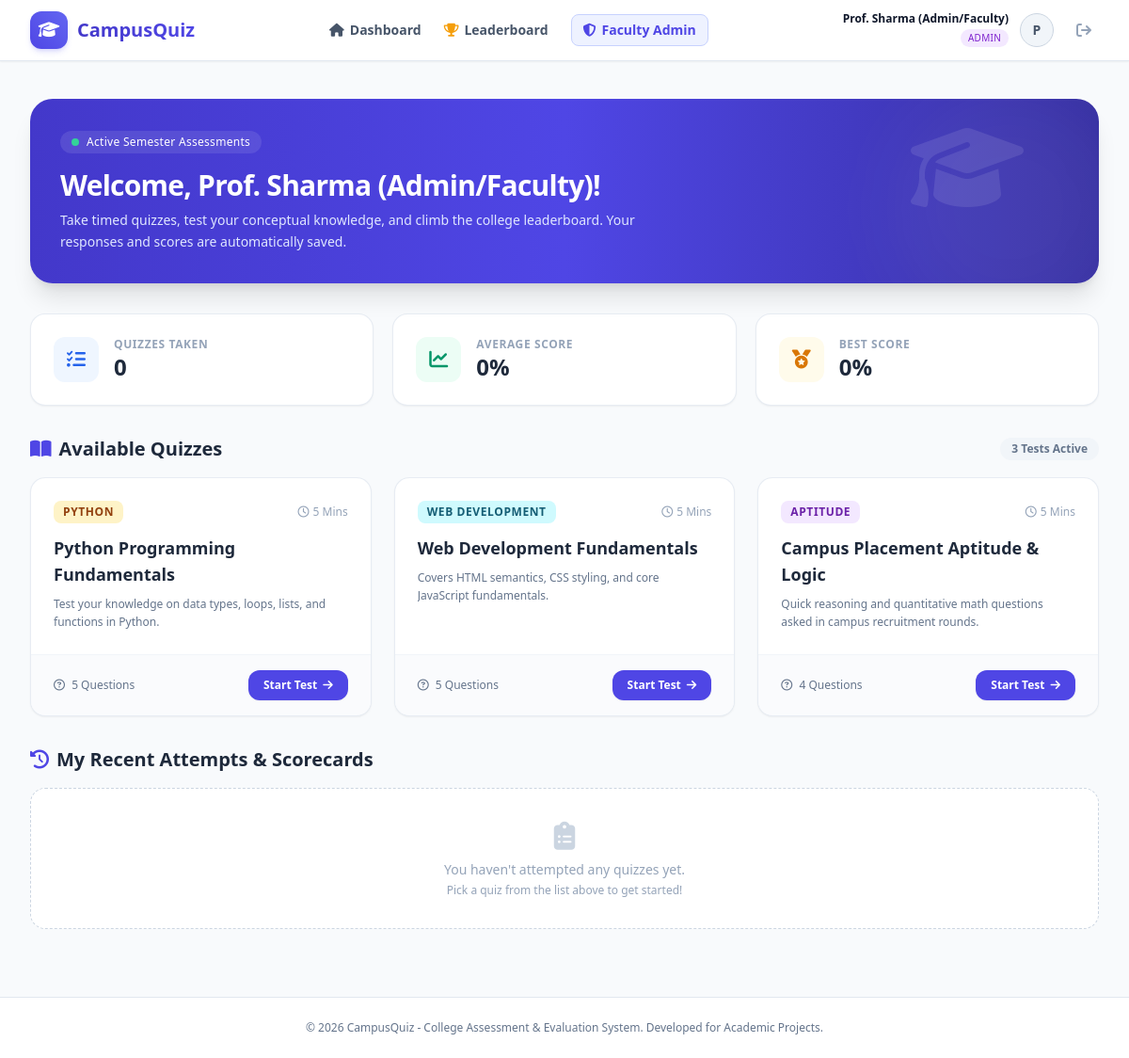
The app's page /dashboard (signed in) with its own data.
### tables this page shows
CREATE TABLE users (
        id INTEGER PRIMARY KEY AUTOINCREMENT,
        username TEXT UNIQUE NOT NULL,
        full_name TEXT NOT NULL,
        email TEXT UNIQUE NOT NULL,
        password_hash TEXT NOT NULL,
        role TEXT NOT NULL DEFAULT 'student',
        created_at TIMESTAMP DEFAULT CURRENT_TIMESTAMP
    );

CREATE TABLE quizzes (
        id INTEGER PRIMARY KEY AUTOINCREMENT,
        title TEXT NOT NULL,
        category TEXT NOT NULL,
        description TEXT,
        duration_minutes INTEGER NOT NULL DEFAULT 10,
        created_by INTEGER,
        created_at TIMESTAMP DEFAULT CURRENT_TIMESTAMP,
        FOREIGN KEY (created_by) REFERENCES users(id)
    );

### app.py (the view)
@app.route('/dashboard')
@login_required
def dashboard():
    conn = get_db()
    cursor = conn.cursor()
    cursor.execute("""
    SELECT q.*, u.full_name as author_name,
           (SELECT COUNT(*) FROM questions WHERE quiz_id = q.id) as question_count
    FROM quizzes q
    LEFT JOIN users u ON q.created_by = u.id
    ORDER BY q.created_at DESC
    """)
    quizzes = cursor.fetchall()
    cursor.execute("""
    SELECT a.*, q.title as quiz_title, q.category
    FROM attempts a
    JOIN quizzes q ON a.quiz_id = q.id
    WHERE a.user_id = ?
    ORDER BY a.completed_at DESC
    """, (session['user_id'],))
    my_attempts = cursor.fetchall()
    total_quizzes_taken = len(my_attempts)
    avg_score = round(sum(att['percentage'] for att in my_attempts) / total_quizzes_taken, 1) if total_quizzes_taken > 0 else 0
    best_score = max((att['percentage'] for att in my_attempts), default=0)
    conn.close()
    return render_template('dashboard.html',
                           quizzes=quizzes,
                           my_attempts=my_attempts,
                           total_quizzes_taken=total_quizzes_taken,
                           avg_score=avg_score,
                           best_score=best_score)

### app.py (called while the page is built)
def login_required(f):
    @wraps(f)
    def decorated_function(*args, **kwargs):
        if 'user_id' not in session:
            flash('Please log in to access this page.', 'warning')
            return redirect(url_for('login'))
        return f(*args, **kwargs)
    return decorated_function

### database.py (called while the page is built)
def get_db():
    conn = sqlite3.connect(DB_PATH)
    conn.row_factory = sqlite3.Row
    conn.execute("PRAGMA foreign_keys = ON")
    return conn

### templates/dashboard.html (shortened to what this page needs)
{% extends "base.html" %}
{% block content %}
<div class="space-y-8">
    <div class="bg-gradient-to-r from-brand-700 via-indigo-600 to-indigo-800 rounded-3xl p-8 text-white shadow-xl relative overflow-hidden">
        <div class="relative z-10 max-w-2xl">
            <div class="inline-flex items-center space-x-2 px-3 py-1 bg-white/10 backdrop-blur-md rounded-full text-xs font-medium tracking-wide mb-4">
                <span class="w-2 h-2 rounded-full bg-emerald-400 animate-pulse"></span>
                <span>Active Semester Assessments</span>
            </div>
            <h1 class="text-3xl font-extrabold tracking-tight">Welcome, {{ session.get('full_name') }}!</h1>
            <p class="mt-2 text-indigo-100 text-sm leading-relaxed">
                Take timed quizzes, test your conceptual knowledge, and climb the college leaderboard. Your responses and scores are automatically saved.
            </p>
        </div>
        <div class="absolute -right-8 -bottom-12 w-64 h-64 rounded-full bg-white/5 blur-2xl pointer-events-none"></div>
        <div class="absolute right-20 top-6 text-white/10 text-8xl pointer-events-none">
            <i class="fa-solid fa-graduation-cap"></i>
        </div>
    </div>
    <div class="grid grid-cols-1 md:grid-cols-3 gap-5">
        <div class="bg-white p-6 rounded-2xl border border-slate-200/80 shadow-sm flex items-center space-x-4">
            <div class="w-12 h-12 rounded-xl bg-blue-50 text-blue-600 flex items-center justify-center text-xl font-bold">
                <i class="fa-solid fa-list-check"></i>
            </div>
            <div>
                <p class="text-xs font-semibold text-slate-400 uppercase tracking-wider">Quizzes Taken</p>
                <p class="text-2xl font-bold text-slate-800">{{ total_quizzes_taken }}</p>
            </div>
        </div>
        <div class="bg-white p-6 rounded-2xl border border-slate-200/80 shadow-sm flex items-center space-x-4">
            <div class="w-12 h-12 rounded-xl bg-emerald-50 text-emerald-600 flex items-center justify-center text-xl font-bold">
                <i class="fa-solid fa-chart-line"></i>
            </div>
            <div>
                <p class="text-xs font-semibold text-slate-400 uppercase tracking-wider">Average Score</p>
                <p class="text-2xl font-bold text-slate-800">{{ avg_score }}%</p>
            </div>
        </div>
        <div class="bg-white p-6 rounded-2xl border border-slate-200/80 shadow-sm flex items-center space-x-4">
            <div class="w-12 h-12 rounded-xl bg-amber-50 text-amber-600 flex items-center justify-center text-xl font-bold">
                <i class="fa-solid fa-medal"></i>
            </div>
            <div>
                <p class="text-xs font-semibold text-slate-400 uppercase tracking-wider">Best Score</p>
                <p class="text-2xl font-bold text-slate-800">{{ best_score }}%</p>
            </div>
        </div>
    </div>
    <div class="space-y-4">
        <div class="flex items-center justify-between">
            <h2 class="text-xl font-bold text-slate-800 flex items-center space-x-2">
                <i class="fa-solid fa-book-open text-brand-600"></i>
                <span>Available Quizzes</span>
            </h2>
            <span class="text-xs font-semibold text-slate-500 bg-slate-100 px-3 py-1 rounded-full">
                {{ quizzes|length }} Tests Active
            </span>
        </div>
        <div class="grid grid-cols-1 md:grid-cols-3 gap-6">
            {% for q in quizzes %}
            <div class="bg-white rounded-2xl border border-slate-200/80 shadow-sm hover:shadow-md transition-all flex flex-col justify-between overflow-hidden group">
                <div class="p-6">
                    <div class="flex items-center justify-between mb-3">
                        <span class="text-xs font-bold uppercase tracking-wider px-2.5 py-1 rounded-lg
                            {% if q.category == 'Python' %}bg-amber-100 text-amber-800
                            {% elif q.category == 'Web Development' %}bg-cyan-100 text-cyan-800
                            {% elif q.category == 'Aptitude' %}bg-purple-100 text-purple-800
                            {% else %}bg-indigo-100 text-indigo-800{% endif %}">
                            {{ q.category }}
                        </span>
                        <span class="text-xs text-slate-400 flex items-center">
                            <i class="fa-regular fa-clock mr-1"></i> {{ q.duration_minutes }} Mins
                        </span>
                    </div>
                    <h3 class="text-lg font-bold text-slate-800 group-hover:text-brand-600 transition">{{ q.title }}</h3>
                    <p class="text-xs text-slate-500 mt-2 line-clamp-2 leading-relaxed">
                        {{ q.description or 'Test your core concepts and evaluate performance.' }}
                    </p>
                </div>
                <div class="px-6 py-4 bg-slate-50/70 border-t border-slate-100 flex items-center justify-between">
                    <span class="text-xs font-medium text-slate-500">
                        <i class="fa-regular fa-circle-question mr-1"></i> {{ q.question_count }} Questions
                    </span>
                    <a href="{{ url_for('start_quiz', quiz_id=q.id) }}"
                       class="px-4 py-2 bg-brand-600 hover:bg-brand-700 text-white text-xs font-semibold rounded-xl shadow-sm transition flex items-center space-x-1.5">
                        <span>Start Test</span>
                        <i class="fa-solid fa-arrow-right"></i>
                    </a>
                </div>
            </div>
            {% endfor %}
        </div>
    </div>
    <div class="space-y-4">
        <h2 class="text-xl font-bold text-slate-800 flex items-center space-x-2">
            <i class="fa-solid fa-clock-rotate-left text-brand-600"></i>
            <span>My Recent Attempts & Scorecards</span>
        </h2>
        {% if my_attempts %}
        <div class="bg-white rounded-2xl border border-slate-200/80 shadow-sm overflow-hidden">
            <div class="overflow-x-auto">
                <table class="w-full text-left text-sm">
                    <thead class="bg-slate-50 border-b border-slate-200 text-slate-500 uppercase text-[11px] font-semibold tracking-wider">
                        <tr>
                            <th class="py-3.5 px-6">Quiz Title</th>
                            <th class="py-3.5 px-6">Subject</th>
                            <th class="py-3.5 px-6">Score</th>
                            <th class="py-3.5 px-6">Percentage</th>
                            <th class="py-3.5 px-6">Time Taken</th>
                            <th class="py-3.5 px-6">Date</th>
                            <th class="py-3.5 px-6 text-right">Action</th>
                        </tr>
                    </thead>
                    <tbody class="divide-y divide-slate-100">
                        {% for att in my_attempts %}
                        <tr class="hover:bg-slate-50/60 transition">
                            <td class="py-4 px-6 font-semibold text-slate-800">{{ att.quiz_title }}</td>
                            <td class="py-4 px-6">
                                <span class="text-xs font-medium px-2.5 py-0.5 rounded-full bg-slate-100 text-slate-700">
                                    {{ att.category }}
                                </span>
                            </td>
                            <td class="py-4 px-6 font-medium text-slate-700">
                                {{ att.score }} / {{ att.total_questions }}
                            </td>
                            <td class="py-4 px-6">
                                <span class="text-xs font-bold px-2.5 py-1 rounded-lg
                                    {% if att.percentage >= 70 %}bg-emerald-100 text-emerald-800
                                    {% elif att.percentage >= 40 %}bg-amber-100 text-amber-800
                                    {% else %}bg-rose-100 text-rose-800{% endif %}">
                                    {{ att.percentage }}%
                                </span>
                            </td>
                            <td class="py-4 px-6 text-xs text-slate-500">
                                {{ att.time_spent_seconds // 60 }}m {{ att.time_spent_seconds % 60 }}s
                            </td>
                            <td class="py-4 px-6 text-xs text-slate-400">
                                {{ att.completed_at }}
                            </td>
                            <td class="py-4 px-6 text-right">
                                <a href="{{ url_for('view_result', attempt_id=att.id) }}"
                                   class="text-xs font-semibold text-brand-600 hover:text-brand-800 bg-brand-50 hover:bg-brand-100 px-3 py-1.5 rounded-lg transition inline-flex items-center space-x-1">
                                    <span>View Review</span>
                                    <i class="fa-solid fa-arrow-up-right-from-square text-[10px]"></i>
                                </a>
                            </td>
                        </tr>
                        {% endfor %}
                    </tbody>
                </table>
            </div>
        </div>
        {% else %}
        <div class="bg-white rounded-2xl border border-dashed border-slate-300 p-8 text-center text-slate-400">
            <i class="fa-solid fa-clipboard-list text-3xl mb-2 text-slate-300"></i>
            <p class="text-sm font-medium">You haven't attempted any quizzes yet.</p>
            <p class="text-xs mt-1">Pick a quiz from the list above to get started!</p>
        </div>
        {% endif %}
    </div>
</div>
{% endblock %}

### templates/base.html (shortened to what this page needs)
<!DOCTYPE html>
<html lang="en">
<head>
    <script src="https://cdn.tailwindcss.com"></script>
    <link rel="stylesheet" href="https://cdnjs.cloudflare.com/ajax/libs/font-awesome/6.5.1/css/all.min.css">
    <link rel="stylesheet" href="{{ url_for('static', filename='css/style.css') }}">
</head>
<body class="bg-slate-50 text-slate-800 min-h-screen flex flex-col font-sans">
    <nav class="bg-white border-b border-slate-200 sticky top-0 z-50 shadow-sm">
        <div class="max-w-7xl mx-auto px-4 sm:px-6 lg:px-8">
            <div class="flex justify-between h-16">
                <div class="flex items-center space-x-3">
                    <a href="{{ url_for('dashboard') }}" class="flex items-center space-x-2.5">
                        <div class="w-10 h-10 rounded-xl bg-gradient-to-tr from-brand-600 to-indigo-500 flex items-center justify-center text-white shadow-md shadow-brand-500/20">
                            <i class="fa-solid fa-graduation-cap text-lg"></i>
                        </div>
                        <span class="text-xl font-bold bg-gradient-to-r from-brand-700 to-indigo-600 bg-clip-text text-transparent">CampusQuiz</span>
                    </a>
                </div>
                {% if session.get('user_id') %}
                <div class="hidden md:flex items-center space-x-6">
                    <a href="{{ url_for('dashboard') }}" class="text-sm font-semibold text-slate-600 hover:text-brand-600 transition flex items-center space-x-1.5">
                        <i class="fa-solid fa-house"></i>
                        <span>Dashboard</span>
                    </a>
                    <a href="{{ url_for('leaderboard') }}" class="text-sm font-semibold text-slate-600 hover:text-brand-600 transition flex items-center space-x-1.5">
                        <i class="fa-solid fa-trophy text-amber-500"></i>
                        <span>Leaderboard</span>
                    </a>
                    {% if session.get('role') == 'admin' %}
                    <a href="{{ url_for('admin_panel') }}" class="text-sm font-semibold text-indigo-600 bg-indigo-50 px-3 py-1.5 rounded-lg hover:bg-indigo-100 transition flex items-center space-x-1.5 border border-indigo-200">
                        <i class="fa-solid fa-shield-halved"></i>
                        <span>Faculty Admin</span>
                    </a>
                    {% endif %}
                </div>
                <div class="flex items-center space-x-4">
                    <div class="flex items-center space-x-3 text-right">
                        <div>
                            <p class="text-xs font-semibold text-slate-900 leading-none">{{ session.get('full_name') }}</p>
                            <span class="inline-block mt-0.5 text-[10px] font-medium tracking-wide uppercase px-2 py-0.5 rounded-full {% if session.get('role') == 'admin' %}bg-purple-100 text-purple-700{% else %}bg-blue-100 text-blue-700{% endif %}">
                                {{ session.get('role') }}
                            </span>
                        </div>
                        <div class="w-9 h-9 rounded-full bg-slate-100 border border-slate-300 flex items-center justify-center text-slate-600 font-bold text-sm">
                            {{ session.get('full_name', 'U')[0] }}
                        </div>
                    </div>
                    <a href="{{ url_for('logout') }}" title="Logout" class="p-2 text-slate-400 hover:text-rose-600 hover:bg-rose-50 rounded-lg transition">
                        <i class="fa-solid fa-arrow-right-from-bracket text-base"></i>
                    </a>
                </div>
                {% endif %}
            </div>
        </div>
    </nav>
    <main class="flex-1 max-w-7xl mx-auto px-4 sm:px-6 lg:px-8 py-6 w-full">
        {% block content %}{% endblock %}
    </main>
    <footer class="bg-white border-t border-slate-200 py-6 mt-12 text-center text-xs text-slate-500">
        <p>© 2026 CampusQuiz - College Assessment & Evaluation System. Developed for Academic Projects.</p>
    </footer>
</body>
</html>

### static/css/style.css (style rules this page uses)
html { scroll-behavior: smooth; }

### records on screen
users: get "Prof. Sharma (Admin/Faculty)"
quizzes: category "PYTHON", duration_minutes "5", title "Python Programming Fundamentals", description "Test your knowledge on data types, loops, lists, and functions in Python.", question_count "5"
quizzes: category "WEB DEVELOPMENT", duration_minutes "5", title "Web Development Fundamentals", description "Covers HTML semantics, CSS styling, and core JavaScript fundamentals.", question_count "5"
quizzes: category "APTITUDE", duration_minutes "5", title "Campus Placement Aptitude & Logic", description "Quick reasoning and quantitative math questions asked in campus recruitment rounds.", question_count "4"

### other values on screen
{{ session.get('role') }} "ADMIN"
{{ session.get('full_name', 'U')[0] }} "P"
{{ total_quizzes_taken }} "0"
{{ avg_score }} "0"
{{ best_score }} "0"
{{ quizzes|length }} "3"
